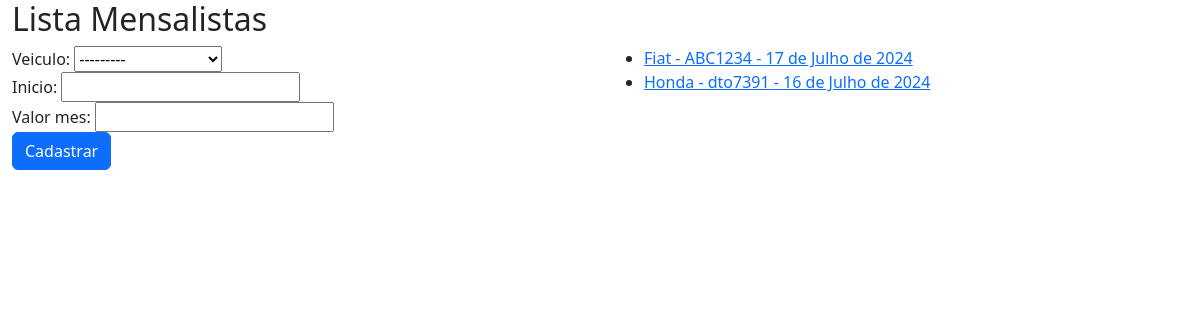
Before: /core/mensalistas/ with the older database file.
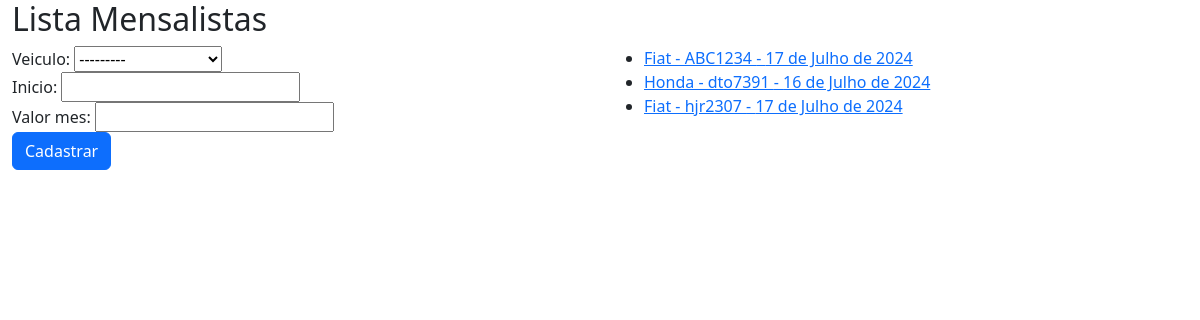
After: the same page with the newer database file.
### core/models.py (models this page shows, shortened)
class Mensalista(models.Model):
    veiculo = models.ForeignKey(Veiculo, on_delete=models.CASCADE)
    inicio = models.DateField()
    valor_mes = models.DecimalField(max_digits=6, decimal_places=2)

class Veiculo(models.Model):
    marca = models.ForeignKey(Marca, on_delete=models.CASCADE)
    placa = models.CharField(max_length=7)
    proprietario = models.ForeignKey(Pessoa, on_delete=models.CASCADE)
    cor = models.CharField(max_length=15)
    observacoes = models.TextField()
    def __str__(self):
        return self.marca.nome + " - " + self.placa

class Marca(models.Model):
    nome = models.CharField(max_length=50)

### core/views.py (the view)
# urls.py: path("mensalistas/", lista_mensalistas, name="core_lista_mensalistas"),
def lista_mensalistas(request):
    mensalistas = Mensalista.objects.all()
    form = MensalistaForm()
    data = { "mensalistas": mensalistas, "form": form }
    return render(
        request, "core/lista_mensalistas.html", data)

### core/forms.py
class MensalistaForm(ModelForm):
    class Meta:
        model = Mensalista
        fields = "__all__"

### core/templates/core/lista_mensalistas.html (shortened to what this page needs)
{% extends "base.html" %}
{% load bootstrap %}
{% block main %}
    <div class="row">
        <div class="col-12">
            <h2>Lista Mensalistas</h2>
        </div>
    </div>
    <div class="row">
        <div class="col-sm-6">
            <form action="{% url 'core:core_mensalista_novo' %}" method="POST">
                {{ form|bootstrap }}
                <button type="submit" class="btn btn-primary">Cadastrar</button>
            </form>
        </div>
        <div class="col-sm-6">
            <ul>
                {% for mensalista in mensalistas %}
                    <li>
                        <a href="{% url 'core:core_mensalista_update' mensalista.id %}">
                            {{ mensalista.veiculo }} - {{ mensalista.inicio }}
                        </a>
                    </li>
                {% endfor %}
            </ul>
        </div>
    </div>
{% endblock main %}

Changed rows visible on the page:
added Mensalista: veiculo "Fiat - hjr2307", inicio "17 de Julho de 2024"
